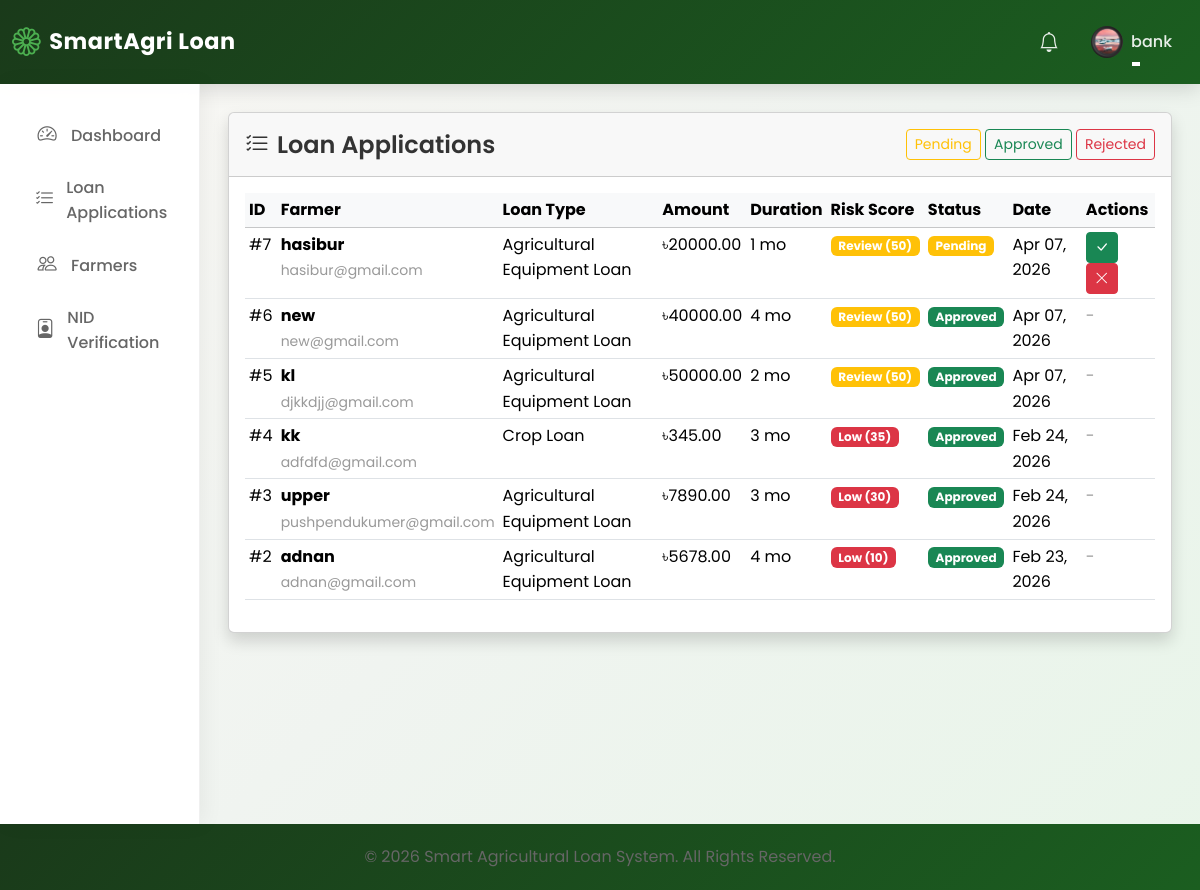
Screenshot of /loans/ (signed in) with the database file from the repository.
### loan_app/models.py (models this page shows, shortened)
class User(AbstractUser):
    ROLE_CHOICES = [
        ("Farmer", "Farmer"),
        ("Bank Officer", "Bank Officer"),
        ("Admin", "Admin"),
    ]
    role = models.CharField(max_length=20, choices=ROLE_CHOICES, default="Farmer")
    is_approved = models.BooleanField(
        default=False, help_text="For Bank Officers - requires admin approval"
    )
    phone_number = models.CharField(max_length=20, blank=True)
    profile_picture = models.ImageField(
        upload_to="profile_pictures/", blank=True, null=True
    )
    is_verified = models.BooleanField(default=False)
    nid_card_front = models.FileField(
        upload_to="nid_cards/",
        blank=True,
        null=True,
        help_text="Upload NID card front side",
    )
    nid_card_back = models.FileField(
        upload_to="nid_cards/",
        blank=True,
        null=True,
        help_text="Upload NID card back side",
    )
    nid_verified = models.BooleanField(
        default=False, help_text="Whether NID has been verified by bank officer"
    )
    nid_verified_by = models.ForeignKey(
        "self",
        on_delete=models.SET_NULL,
        null=True,
        blank=True,
        related_name="nid_verifications",
    )
    nid_verified_at = models.DateTimeField(null=True, blank=True)
    nid_number = models.CharField(
        max_length=20,
        blank=True,
        unique=True,
        null=True,
        help_text="National ID number (unique per farmer)",
    )

class LoanApplication(models.Model):
    STATUS_CHOICES = [
        ("Pending", "Pending"),
        ("Approved", "Approved"),
        ("Rejected", "Rejected"),
    ]
    farmer = models.OneToOneField(
        User, on_delete=models.CASCADE, related_name="loan_application"
    )
    loan_type = models.ForeignKey(
        LoanType, on_delete=models.CASCADE, related_name="applications"
    )
    amount = models.DecimalField(max_digits=12, decimal_places=2)
    duration_months = models.IntegerField(help_text="Loan duration in months")
    risk_score = models.IntegerField(
        default=0, help_text="Auto-calculated risk score (0-100)"
    )
    status = models.CharField(max_length=20, choices=STATUS_CHOICES, default="Pending")
    emi = models.DecimalField(
        max_digits=12, decimal_places=2, default=0, help_text="Monthly EMI amount"
    )
    created_at = models.DateTimeField(auto_now_add=True)
    updated_at = models.DateTimeField(auto_now=True)

class LoanType(models.Model):
    name = models.CharField(max_length=100, unique=True)
    interest_rate = models.DecimalField(
        max_digits=5, decimal_places=2, help_text="Interest rate in percentage"
    )
    max_amount = models.DecimalField(
        max_digits=12, decimal_places=2, help_text="Maximum loan amount in BDT"
    )
    description = models.TextField(blank=True)
    created_at = models.DateTimeField(auto_now_add=True)
    updated_at = models.DateTimeField(auto_now=True)

### loan_app/views.py (the view)
# urls.py: path("loans/", views.loan_list, name="loan_list"),
@login_required
def loan_list(request):
    if not (request.user.is_staff or request.user.role == "Bank Officer"):
        return redirect("home")
    applications = LoanApplication.objects.all().order_by("-created_at")
    status_filter = request.GET.get("status")
    if status_filter:
        applications = applications.filter(status=status_filter)
    paginator = Paginator(applications, 15)
    page_number = request.GET.get("page")
    page_obj = paginator.get_page(page_number)
    return render(
        request,
        "loan/list.html",
        {"page_obj": page_obj, "status_filter": status_filter},
    )

### templates/loan/list.html (shortened to what this page needs)
{% extends 'base.html' %}
{% block content %}
<div class="row">
    <div class="col-12">
        <div class="card shadow">
            <div class="card-header py-3 d-flex justify-content-between align-items-center">
                <h4 class="mb-0"><i class="bi bi-list-check me-2"></i>Loan Applications</h4>
                <div>
                    <a href="{% url 'loan_list' %}?status=Pending" class="btn btn-sm btn-outline-warning">Pending</a>
                    <a href="{% url 'loan_list' %}?status=Approved" class="btn btn-sm btn-outline-success">Approved</a>
                    <a href="{% url 'loan_list' %}?status=Rejected" class="btn btn-sm btn-outline-danger">Rejected</a>
                </div>
            </div>
            <div class="card-body">
                {% if page_obj %}
                <div class="table-responsive">
                    <table class="table table-hover table-sm">
                        <thead class="table-light">
                            <tr>
                                <th>ID</th>
                                <th>Farmer</th>
                                <th>Loan Type</th>
                                <th>Amount</th>
                                <th>Duration</th>
                                <th>Risk Score</th>
                                <th>Status</th>
                                <th>Date</th>
                                <th>Actions</th>
                            </tr>
                        </thead>
                        <tbody>
                            {% for loan in page_obj %}
                            <tr>
                                <td>#{{ loan.id }}</td>
                                <td>
                                    <strong>{{ loan.farmer.username }}</strong><br>
                                    <small class="text-muted">{{ loan.farmer.email }}</small>
                                </td>
                                <td>{{ loan.loan_type.name }}</td>
                                <td>৳{{ loan.amount|floatformat:2 }}</td>
                                <td>{{ loan.duration_months }} mo</td>
                                <td>
                                    {% if loan.risk_score >= 70 %}
                                        <span class="badge bg-success">Priority ({{ loan.risk_score }})</span>
                                    {% elif loan.risk_score >= 40 %}
                                        <span class="badge bg-warning">Review ({{ loan.risk_score }})</span>
                                    {% elif loan.risk_score > 0 %}
                                        <span class="badge bg-danger">Low ({{ loan.risk_score }})</span>
                                    {% else %}
                                        <span class="badge bg-secondary">Pending</span>
                                    {% endif %}
                                </td>
                                <td>
                                    {% if loan.status == 'Pending' %}
                                        <span class="badge bg-warning">{{ loan.status }}</span>
                                    {% elif loan.status == 'Approved' %}
                                        <span class="badge bg-success">{{ loan.status }}</span>
                                    {% else %}
                                        <span class="badge bg-danger">{{ loan.status }}</span>
                                    {% endif %}
                                </td>
                                <td>{{ loan.created_at|date:"M d, Y" }}</td>
                                <td>
                                    {% if loan.status == 'Pending' %}
                                        <a href="{% url 'approve_loan' loan.id %}" class="btn btn-sm btn-success" title="Approve">
                                            <i class="bi bi-check-lg"></i>
                                        </a>
                                        <a href="{% url 'reject_loan' loan.id %}" class="btn btn-sm btn-danger" title="Reject">
                                            <i class="bi bi-x-lg"></i>
                                        </a>
                                    {% else %}
                                        <span class="text-muted">-</span>
                                    {% endif %}
                                </td>
                            </tr>
                            {% endfor %}
                        </tbody>
                    </table>
                </div>
                {% else %}
                <div class="text-center py-5">
                    <i class="bi bi-inbox text-muted" style="font-size: 3rem;"></i>
                    <p class="mt-3 text-muted">No loan applications found.</p>
                </div>
                {% endif %}
            </div>
        </div>
    </div>
</div>
{% endblock %}

### templates/base.html (shortened to what this page needs)
{% load static %}
<!DOCTYPE html>
<html lang="en">
<head>
    <link href="https://cdn.jsdelivr.net/npm/bootstrap@5.3.2/dist/css/bootstrap.min.css" rel="stylesheet">
    <link rel="stylesheet" href="https://cdn.jsdelivr.net/npm/bootstrap-icons@1.11.1/font/bootstrap-icons.css">
    <link rel="stylesheet" href="{% static 'css/custom.css' %}">
</head>
<body>
    <nav class="navbar navbar-expand-lg navbar-dark navbar-custom">
        <div class="container-fluid">
            <a class="navbar-brand" href="/">
                <i class="bi bi-flower1"></i>
                SmartAgri Loan
            </a>
            <div class="collapse navbar-collapse" id="navbarNav">
                <ul class="navbar-nav ms-auto align-items-center">
                    <li class="nav-item">
                        <a class="nav-link" href="#"><i class="bi bi-bell fs-5"></i></a>
                    </li>
                    <li class="nav-item dropdown">
                        <a class="nav-link dropdown-toggle d-flex align-items-center" href="#" role="button" data-bs-toggle="dropdown">
                            {% if user.profile_picture %}
                                <img src="{{ user.profile_picture.url }}" class="rounded-circle me-2" style="width: 32px; height: 32px; object-fit: cover;">
                            {% else %}
                                <div class="rounded-circle bg-white bg-opacity-25 d-flex align-items-center justify-content-center me-2" style="width: 32px; height: 32px;">
                                    <i class="bi bi-person"></i>
                                </div>
                            {% endif %}
                            <span>{{ user.username }}</span>
                        </a>
                    </li>
                </ul>
            </div>
        </div>
    </nav>
    <div class="container-fluid">
        <div class="row">
            <div class="col-md-2 sidebar-custom">
                <ul class="nav flex-column">
                    <li class="nav-item">
                        <a class="nav-link" href="{% url 'dashboard' %}">
                            <i class="bi bi-speedometer2"></i> Dashboard
                        </a>
                    </li>
                    {% if user.role == 'Farmer' %}
                    <li class="nav-item">
                        <a class="nav-link" href="{% url 'loan_list' %}">
                            <i class="bi bi-currency-dollar"></i> Loans
                        </a>
                    </li>
                    <li class="nav-item">
                        <a class="nav-link" href="{% url 'loan_apply' %}">
                            <i class="bi bi-plus-circle"></i> Apply for Loan
                        </a>
                    </li>
                    <li class="nav-item">
                        <a class="nav-link" href="{% url 'loan_history' %}">
                            <i class="bi bi-clock-history"></i> My Loans
                        </a>
                    </li>
                    <li class="nav-item">
                        <a class="nav-link" href="{% url 'repayment_history' %}">
                            <i class="bi bi-cash-stack"></i> Repayments
                        </a>
                    </li>
                    <li class="nav-item">
                        <a class="nav-link" href="{% url 'farmer_profile' %}">
                            <i class="bi bi-person-badge"></i> My Profile
                        </a>
                    </li>
                    <li class="nav-item">
                        <a class="nav-link" href="{% url 'upload_nid' %}">
                            <i class="bi bi-upload"></i> Upload NID
                        </a>
                    </li>
                    {% elif user.role == 'Bank Officer' %}
                    <li class="nav-item">
                        <a class="nav-link" href="{% url 'loan_list' %}">
                            <i class="bi bi-list-check"></i> Loan Applications
                        </a>
                    </li>
                    <li class="nav-item">
                        <a class="nav-link" href="{% url 'farmer_list' %}">
                            <i class="bi bi-people"></i> Farmers
                        </a>
                    </li>
                    <li class="nav-item">
                        <a class="nav-link" href="{% url 'nid_verification_list' %}">
                            <i class="bi bi-person-badge"></i> NID Verification
                        </a>
                    </li>
                    {% endif %}
                </ul>
            </div>
            <div class="col-md-10 content-wrapper">
                {% block content %}{% endblock %}
            </div>
        </div>
    </div>
    <footer class="footer-custom text-center">
        <div class="container">
            <p class="mb-0">&copy; 2026 Smart Agricultural Loan System. All Rights Reserved.</p>
        </div>
    </footer>
</body>
</html>

### rows the page displays
User: profile_picture (picture), username "bank"
LoanApplication: id "7", farmer.username "hasibur", farmer.email "hasibur@gmail.com", loan_type.name "Agricultural Equipment Loan", amount "20000.00", duration_months "1", risk_score "50", status "Pending", created_at "Apr 07, 2026"
LoanApplication: id "6", farmer.username "new", farmer.email "new@gmail.com", loan_type.name "Agricultural Equipment Loan", amount "40000.00", duration_months "4", risk_score "50", status "Approved", created_at "Apr 07, 2026"
LoanApplication: id "5", farmer.username "kl", farmer.email "djkkdjj@gmail.com", loan_type.name "Agricultural Equipment Loan", amount "50000.00", duration_months "2", risk_score "50", status "Approved", created_at "Apr 07, 2026"
LoanApplication: id "4", farmer.username "kk", farmer.email "adfdfd@gmail.com", loan_type.name "Crop Loan", amount "345.00", duration_months "3", risk_score "35", status "Approved", created_at "Feb 24, 2026"
LoanApplication: id "3", farmer.username "upper", farmer.email "pushpendukumer@gmail.com", loan_type.name "Agricultural Equipment Loan", amount "7890.00", duration_months "3", risk_score "30", status "Approved", created_at "Feb 24, 2026"
LoanApplication: id "2", farmer.username "adnan", farmer.email "adnan@gmail.com", loan_type.name "Agricultural Equipment Loan", amount "5678.00", duration_months "4", risk_score "10", status "Approved", created_at "Feb 23, 2026"
